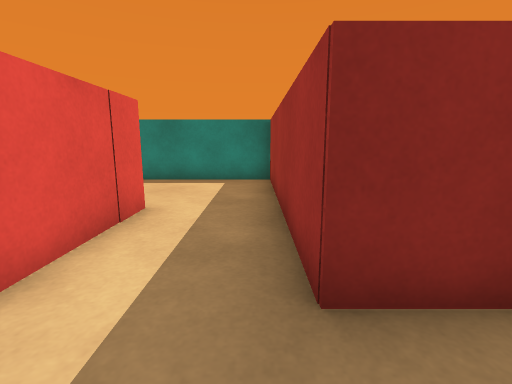
view 1 (above)

16 first-person views from a walk through a 3-D level made in the Unity game engine. The camera is 0.62 m above the floor, tilts 10° down and sees 85° across. The floor is counted in squares, 0.5 m on a side. Each view is taken from the middle of a square. On the plan, view 1 faces up. The plan holds only what a view shows up to about 13 squares ahead; the rest is blank.

view 2
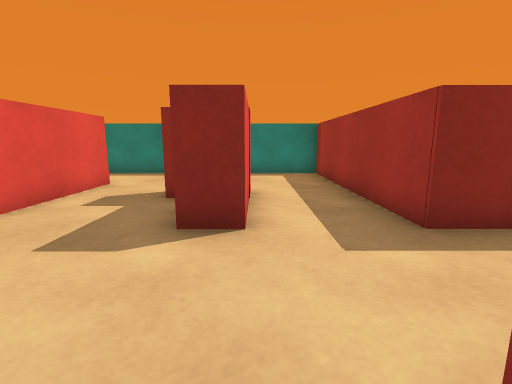

view 3
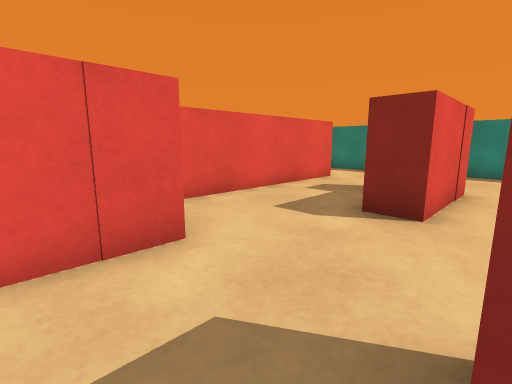

view 4
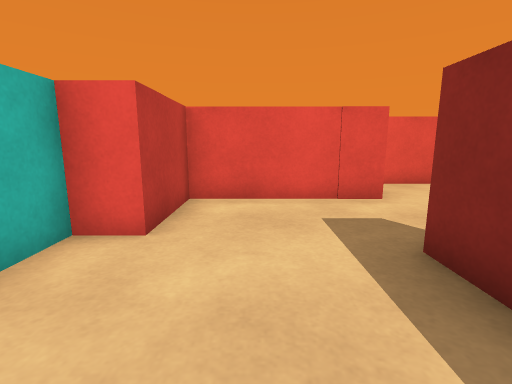

view 5
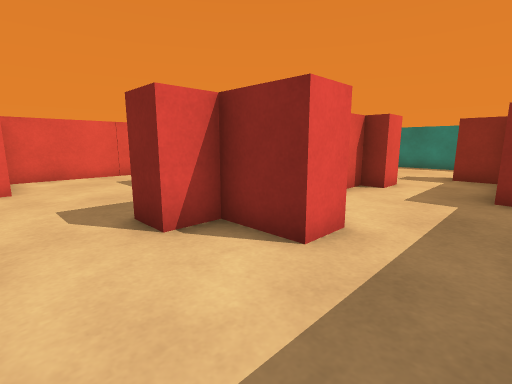

view 6
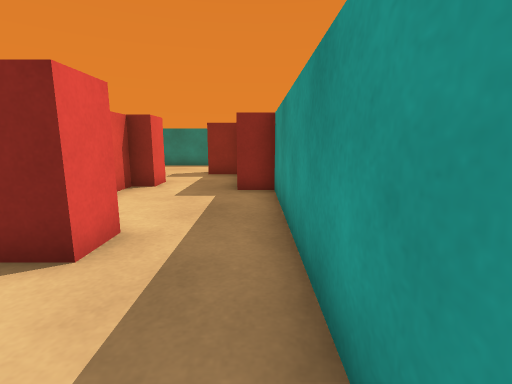

view 7
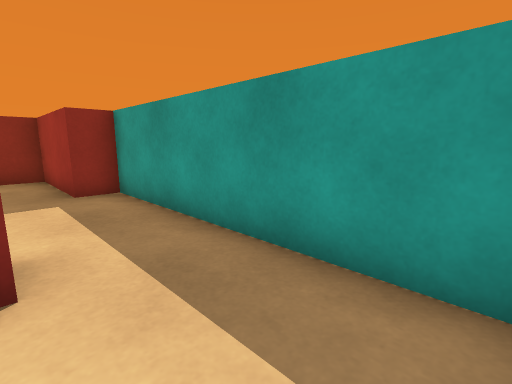

view 8
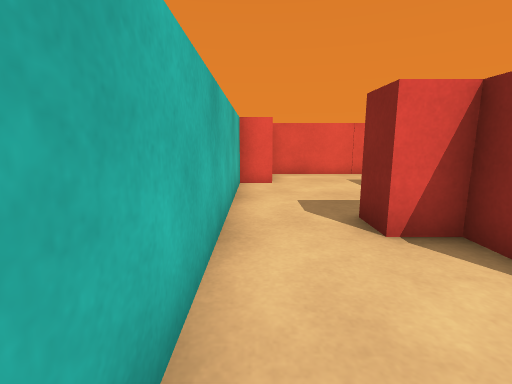

view 9
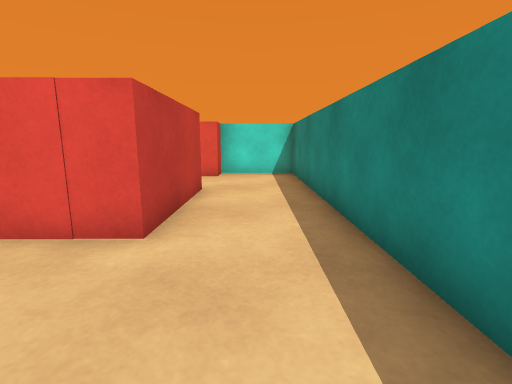

view 10
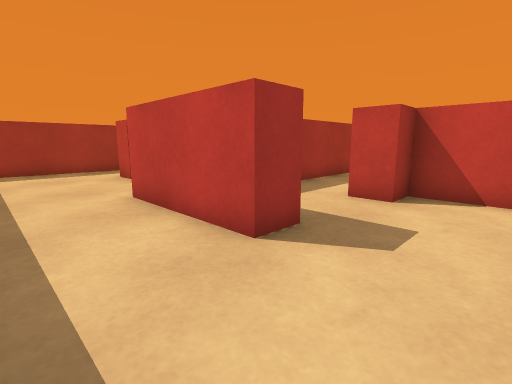

view 11
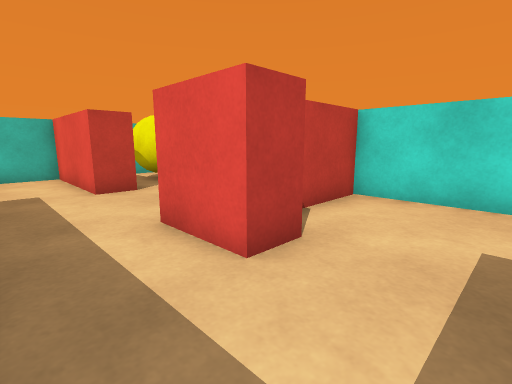

view 12
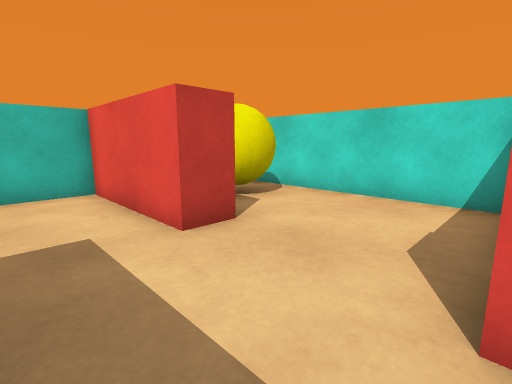

view 13
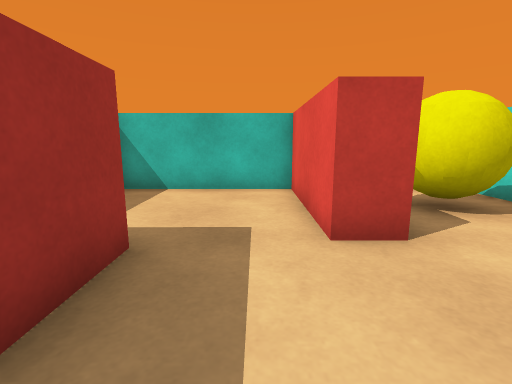

view 14
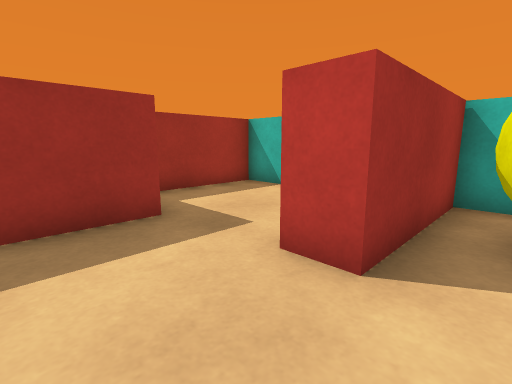

view 15
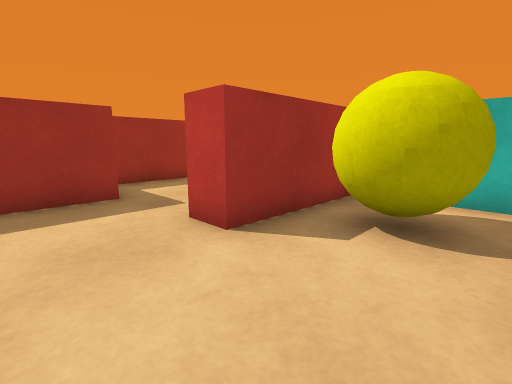

view 16
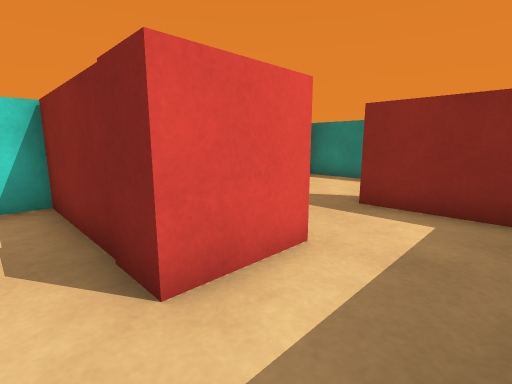

### Floor plan
Key: @ floor where view 1 was taken; # wall or solid block; . floor; O other object.
Columns run from 15 left of view 1 to 8 right of it. Each row starts with its distance up from view 1.
 10 #################  #
  9 #...............#  .
  8 #...............# ..
  7 #...............# ..
  6 #O...####.......# ..
  5 #.......#..O##..#  .OO#
  4 #.......#..O #..#  ...#
  3 #...OO..#... #..#  #..#
  2 #####O..#...##..####..#
  1 #####O..#.........#...##
  0 #.......#......@   ....#
 -1 #.......#OO...#    ....#
 -2 #.......#OO#..##   OO..#
 -3 #.O.##....##..... #OO..#
 -4 #.OO##....##......#....#
 -5 #O  ##....##...........#
 -6  ...##....####.........#
 -7  ##########  #########

Positions as (right, up) in squares from view 1, and headings:
1: (0, 0), facing up
2: (-2, -2), facing up
3: (-1, -3), facing up-left
4: (2, -4), facing left
5: (7, -6), facing up-left
6: (7, -6), facing up
7: (5, -6), facing up-right
8: (7, -6), facing left
9: (-3, 8), facing left
10: (-13, 9), facing down-right
11: (-8, 5), facing down-left
12: (-8, 1), facing down-left
13: (-9, 1), facing down
14: (-12, 0), facing down-right
15: (-14, 0), facing down-right
16: (-8, 0), facing up-left
